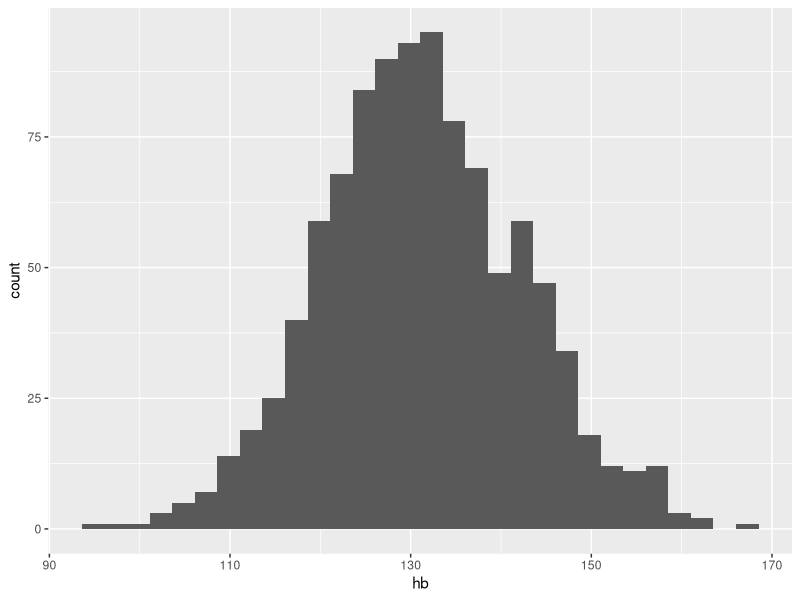
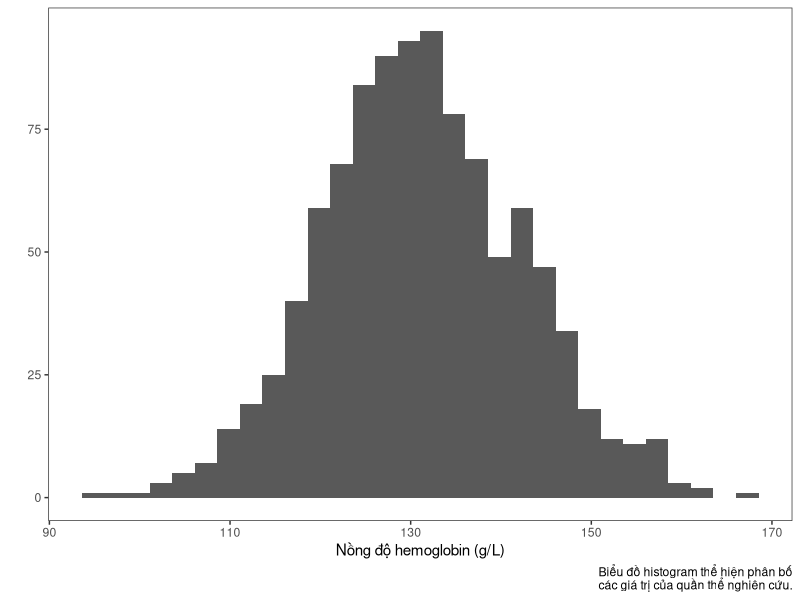
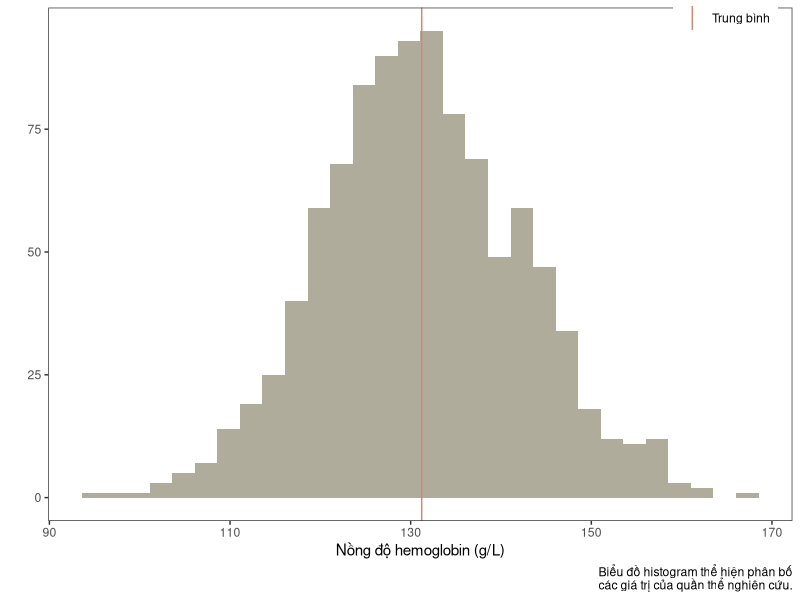
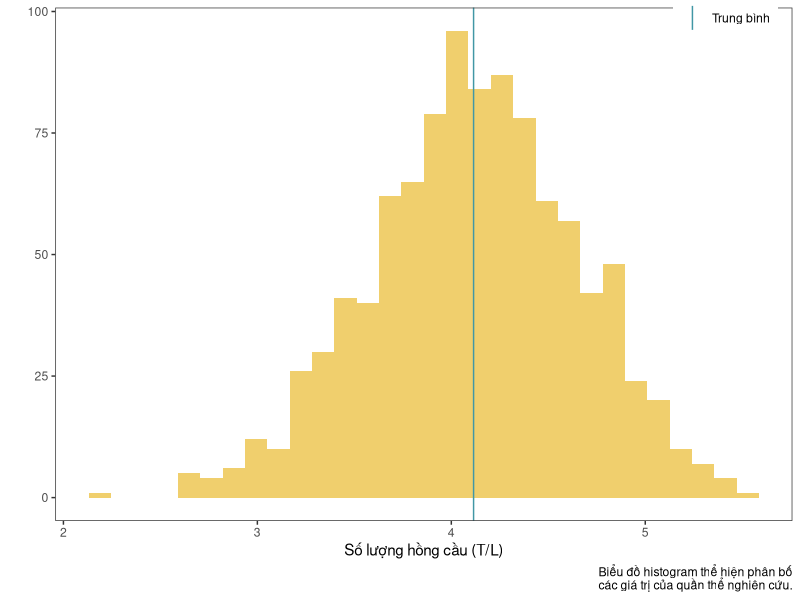
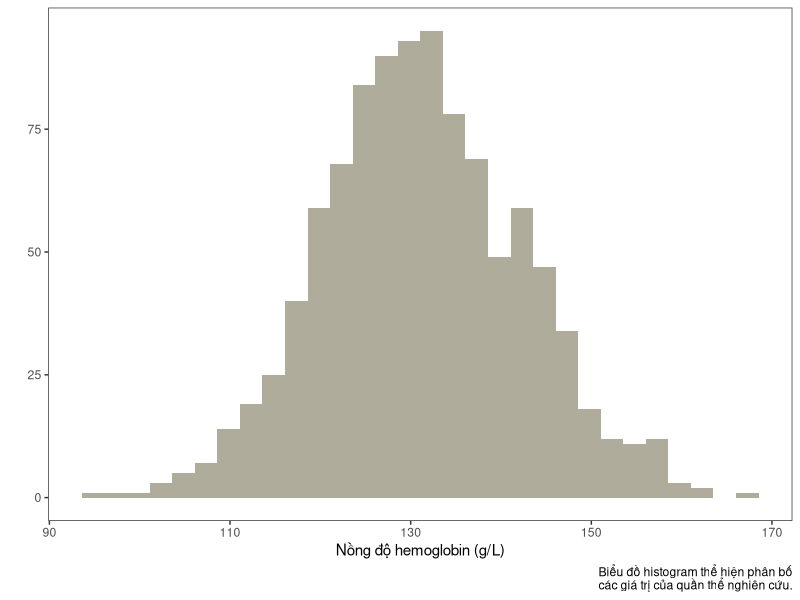
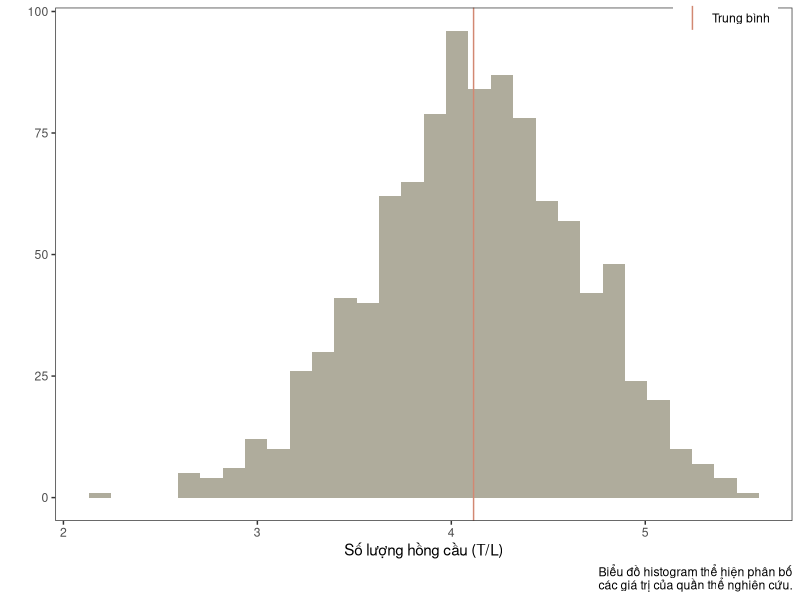
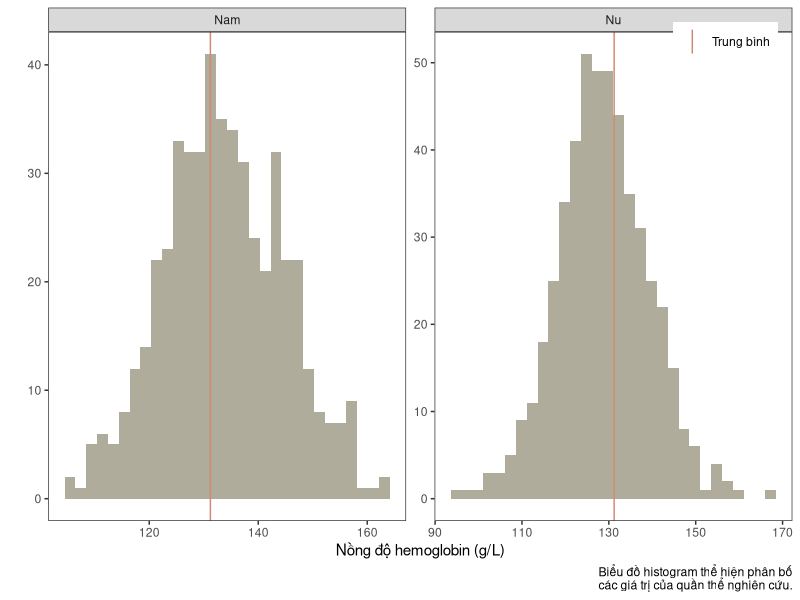
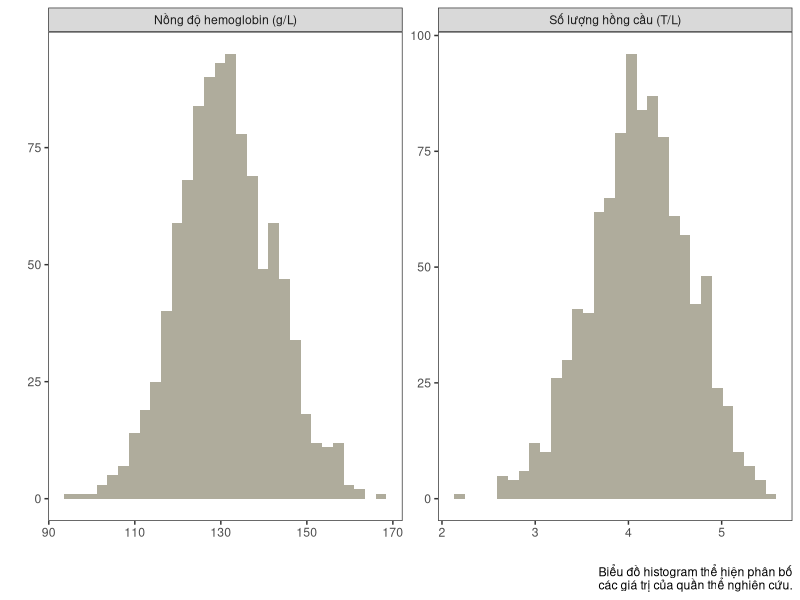

The R source for these figures, in order:
## ---- chunk 1
#| message: false

library(knitr)
opts_chunk$set(
    message = FALSE,
    warning = FALSE
)
## ---- chunk 2
library(dplyr)
library(tidyr)

set.seed(0)
n <- 1000

d <- data.frame(
    stt = seq(n),
    gioi = factor(sample(c(1, 2), n, TRUE),
        levels = c(1, 2), labels = c("Nam", "Nu")),
    do_tuoi = factor(sample(c(1, 2, 3), n, TRUE),
        levels = c(1, 2, 3), labels = c("<18", "18-45", ">45"))
) %>%
    mutate(
        hb = round(rnorm(n, 130, 10) + 5 * (gioi == "Nam") - 3.5 * (do_tuoi == ">45"), 1),
        rbc = round(rnorm(n, 4, 0.5) + 0.25 * (gioi == "Nam") - 0.1 * (do_tuoi == ">45"), 2)
    )

d %>% head(10) %>% kable()
## ---- chunk 3
#| fig-width: 6
#| fig-height: 4.6

library(ggplot2)

ggplot(d, aes(x = hb)) +
    geom_histogram()
## ---- chunk 4
#| fig-width: 6
#| fig-height: 4.6

ggplot(d, aes(x = hb)) +
    geom_histogram() +
    theme_bw() +
    theme(panel.grid = element_blank()) +
    labs(
        x = "Nồng độ hemoglobin (g/L)",
        y = "",
        caption = "Biểu đồ histogram thể hiện phân bố\ncác giá trị của quần thể nghiên cứu."
    )
## ---- chunk 5
#| fig-width: 6
#| fig-height: 4.6

ggplot(d, aes(x = hb)) +
    geom_histogram(fill = "#afac9c") +
    geom_vline(
        aes(
            xintercept = d %>% pull(hb) %>% mean(na.rm = TRUE),
            color = "mean"
        )
    ) +
    theme_bw() +
    theme(
        panel.grid = element_blank(),
        legend.position = c(0.98, 0.98),
        legend.justification = c("right", "center"),
        legend.title = element_blank()
    ) +
    labs(
        x = "Nồng độ hemoglobin (g/L)",
        y = "",
        caption = "Biểu đồ histogram thể hiện phân bố\ncác giá trị của quần thể nghiên cứu."
    ) +
    scale_color_manual(
        values = c(mean = "#d28872"),
        labels = c(mean = "Trung bình")
    )
## ---- chunk 6
#| fig-width: 6
#| fig-height: 4.6

ggplot(d, aes(x = rbc)) +
    geom_histogram(fill = "#f0cf6d") +
    geom_vline(
        aes(
            xintercept = d %>% pull(rbc) %>% mean(na.rm = TRUE),
            color = "mean"
        )
    ) +
    theme_bw() +
    theme(
        panel.grid = element_blank(),
        legend.position = c(0.98, 0.98),
        legend.justification = c("right", "center"),
        legend.title = element_blank()
    ) +
    labs(
        x = "Số lượng hồng cầu (T/L)",
        y = "",
        caption = "Biểu đồ histogram thể hiện phân bố\ncác giá trị của quần thể nghiên cứu."
    ) +
    scale_color_manual(
        values = c(mean = "#4197a5"),
        labels = c(mean = "Trung bình")
    )
## ---- chunk 7
library(rlang)

# Công việc 1: Khởi tạo biểu đồ
plot_create <- function(data) {
    ggplot(data) +
        theme_bw() +
        theme(
            panel.grid = element_blank()
        )
}

# Công việc 2: Vẽ histogram
plot_histogram <- function(g, var_name, var_label, bar_fill) {
    g +
        geom_histogram(
            aes(x = !!sym(var_name)),
            fill = bar_fill
        ) +
        labs(
            x = var_label,
            y = "",
            caption = "Biểu đồ histogram thể hiện phân bố\ncác giá trị của quần thể nghiên cứu."
        )
}

# Công việc 3: Vẽ đường thẳng trung bình
plot_mean <- function(g, data, var_name, line_color) {
    g +
        geom_vline(
            aes(
                xintercept = data %>% pull(!!sym(var_name)) %>% mean(na.rm = TRUE),
                # Có cách làm khác sử dụng stat_summary(),
                # bạn tự tìm hiểu nhé.
                color = "mean"
            )
        ) +
        scale_color_manual(
            values = c(mean = line_color),
            labels = c(mean = "Trung bình")
        ) +
        theme(
            legend.position = c(0.98, 0.98),
            legend.justification = c("right", "center"),
            legend.title = element_blank()
        )
}
## ---- chunk 8
#| fig-width: 6
#| fig-height: 4.6

var_name <- "hb"
var_label <- "Nồng độ hemoglobin (g/L)"
bar_fill <- "#afac9c"

plot_create(d) %>%
    plot_histogram(var_name, var_label, bar_fill)
## ---- chunk 9
#| fig-width: 6
#| fig-height: 4.6

var_name <- "rbc"
var_label <- "Số lượng hồng cầu (T/L)"
line_color <- "#d28872"

plot_create(d) %>%
    plot_histogram(var_name, var_label, bar_fill) %>%
    plot_mean(d, var_name, line_color)
## ---- chunk 10
#| fig-width: 10
#| fig-height: 4.6

plot_subgroup <- function(g, var_subgroup, ncol = 2) {
    g +
        facet_wrap(vars(!!sym(var_subgroup)), ncol = ncol, scales = "free")
}

var_name <- "hb"
var_label <- "Nồng độ hemoglobin (g/L)"
bar_fill <- "#afac9c"
line_color <- "#d28872"
var_subgroup <- "gioi"

plot_create(d) %>%
    plot_histogram(var_name, var_label, bar_fill) %>%
    plot_mean(d, var_name, line_color) %>%
    plot_subgroup(var_subgroup)
## ---- chunk 11
prepare_long_data <- function(data, vars_to_long, vars_labels,
    names_to = "variable", values_to = "value") {
    data %>%
        pivot_longer(
            any_of(vars_to_long),
            names_to = names_to, values_to = values_to
        ) %>%
        mutate(
            !!names_to := factor(!!sym(names_to),
                levels = vars_to_long, labels = vars_labels)
        )
}

prepare_long_data(d, c("hb", "rbc"), c("Hb", "RBC")) %>% head() %>% kable()
## ---- chunk 12
#| fig-width: 10
#| fig-height: 4.6

vars_to_long <- c("hb", "rbc")
vars_labels <- c(
    "Nồng độ hemoglobin (g/L)",
    "Số lượng hồng cầu (T/L)"
)
var_name <- "value"
var_label <- ""
bar_fill <- "#afac9c"
var_subgroup <- "variable"

prepare_long_data(d, vars_to_long, vars_labels) %>%
    plot_create() %>%
    plot_histogram(var_name, var_label, bar_fill) %>%
    plot_subgroup(var_subgroup)
## ---- chunk 13
library(purrr)

prepare_data_multisubgroups <- function(data, vars_subgroup, new_subgroup,
    sep = ", ") {
    paste_list <- lift(paste)
    new_levels <- map(vars_subgroup, ~ levels(pull(d, .x))) %>%
        cross() %>%
        map(~ paste_list(.x, sep = sep)) %>%
        unlist()
    data %>%
        unite(!!new_subgroup, any_of(vars_subgroup), sep = sep) %>%
        mutate(
            !!new_subgroup := factor(!!sym(new_subgroup), levels = new_levels)
        )
}

prepare_data_multisubgroups(d, c("gioi", "do_tuoi"), "gioi_tuoi") %>% head() %>% kable()
## ---- chunk 14
#| fig-width: 10
#| fig-height: 12

vars_subgroup <- c("gioi", "do_tuoi")
var_name <- "rbc"
var_label <- "Số lượng hồng cầu (T/L)"
bar_fill <- "#afac9c"
var_subgroup <- "gioi_tuoi"

prepare_data_multisubgroups(d, vars_subgroup, var_subgroup) %>%
    plot_create() %>%
    plot_histogram(var_name, var_label, bar_fill) %>%
    plot_subgroup(var_subgroup)
